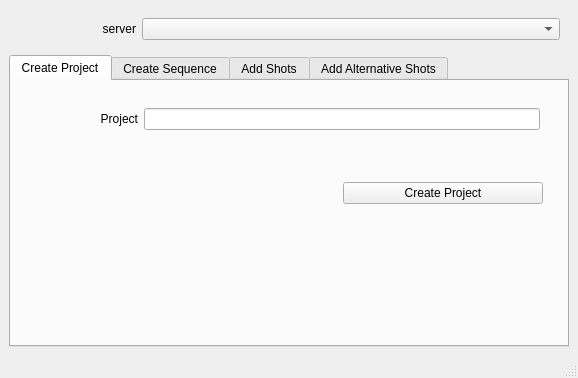
<?xml version="1.0" encoding="UTF-8"?>
<ui version="4.0">
 <class>MainWindow</class>
 <widget class="QMainWindow" name="MainWindow">
  <property name="windowModality">
   <enum>Qt::WindowModal</enum>
  </property>
  <property name="geometry">
   <rect>
    <x>0</x>
    <y>0</y>
    <width>578</width>
    <height>378</height>
   </rect>
  </property>
  <property name="sizePolicy">
   <sizepolicy hsizetype="Preferred" vsizetype="Preferred">
    <horstretch>1</horstretch>
    <verstretch>1</verstretch>
   </sizepolicy>
  </property>
  <property name="windowTitle">
   <string>Project Manager</string>
  </property>
  <widget class="QWidget" name="centralwidget">
   <property name="sizePolicy">
    <sizepolicy hsizetype="Preferred" vsizetype="Preferred">
     <horstretch>1</horstretch>
     <verstretch>1</verstretch>
    </sizepolicy>
   </property>
   <layout class="QVBoxLayout" name="verticalLayout_5">
    <item>
     <widget class="QWidget" name="horizontalWidget" native="true">
      <property name="sizePolicy">
       <sizepolicy hsizetype="Preferred" vsizetype="Preferred">
        <horstretch>1</horstretch>
        <verstretch>0</verstretch>
       </sizepolicy>
      </property>
      <layout class="QHBoxLayout" name="horizontalLayout_13" stretch="0,1">
       <item>
        <widget class="QLabel" name="servers_label">
         <property name="minimumSize">
          <size>
           <width>118</width>
           <height>0</height>
          </size>
         </property>
         <property name="text">
          <string>server</string>
         </property>
         <property name="alignment">
          <set>Qt::AlignRight|Qt::AlignTrailing|Qt::AlignVCenter</set>
         </property>
        </widget>
       </item>
       <item>
        <widget class="QComboBox" name="servers_comboBox">
         <property name="sizePolicy">
          <sizepolicy hsizetype="Preferred" vsizetype="Fixed">
           <horstretch>1</horstretch>
           <verstretch>0</verstretch>
          </sizepolicy>
         </property>
        </widget>
       </item>
      </layout>
     </widget>
    </item>
    <item>
     <widget class="QTabWidget" name="tabWidget">
      <property name="enabled">
       <bool>true</bool>
      </property>
      <property name="sizePolicy">
       <sizepolicy hsizetype="Preferred" vsizetype="Preferred">
        <horstretch>1</horstretch>
        <verstretch>1</verstretch>
       </sizepolicy>
      </property>
      <property name="currentIndex">
       <number>0</number>
      </property>
      <widget class="QWidget" name="createProjectTab">
       <property name="sizePolicy">
        <sizepolicy hsizetype="Preferred" vsizetype="Preferred">
         <horstretch>1</horstretch>
         <verstretch>1</verstretch>
        </sizepolicy>
       </property>
       <attribute name="title">
        <string>Create Project</string>
       </attribute>
       <layout class="QHBoxLayout" name="horizontalLayout_2">
        <item>
         <widget class="QWidget" name="verticalWidget" native="true">
          <property name="sizePolicy">
           <sizepolicy hsizetype="Preferred" vsizetype="Preferred">
            <horstretch>1</horstretch>
            <verstretch>1</verstretch>
           </sizepolicy>
          </property>
          <property name="minimumSize">
           <size>
            <width>50</width>
            <height>0</height>
           </size>
          </property>
          <layout class="QVBoxLayout" name="verticalLayout" stretch="0,0,1">
           <property name="margin">
            <number>6</number>
           </property>
           <item>
            <widget class="QWidget" name="horizontalWidget" native="true">
             <layout class="QHBoxLayout" name="horizontalLayout">
              <property name="margin">
               <number>6</number>
              </property>
              <item>
               <widget class="QWidget" name="gridWidget" native="true">
                <property name="sizePolicy">
                 <sizepolicy hsizetype="Preferred" vsizetype="Preferred">
                  <horstretch>1</horstretch>
                  <verstretch>1</verstretch>
                 </sizepolicy>
                </property>
                <property name="minimumSize">
                 <size>
                  <width>100</width>
                  <height>0</height>
                 </size>
                </property>
                <layout class="QGridLayout" name="gridLayout" columnminimumwidth="100,0">
                 <property name="margin">
                  <number>6</number>
                 </property>
                 <item row="0" column="0">
                  <widget class="QLabel" name="project_label1">
                   <property name="minimumSize">
                    <size>
                     <width>100</width>
                     <height>0</height>
                    </size>
                   </property>
                   <property name="text">
                    <string>Project</string>
                   </property>
                   <property name="alignment">
                    <set>Qt::AlignRight|Qt::AlignTrailing|Qt::AlignVCenter</set>
                   </property>
                  </widget>
                 </item>
                 <item row="0" column="1">
                  <widget class="QLineEdit" name="project_lineEdit1"/>
                 </item>
                </layout>
               </widget>
              </item>
             </layout>
            </widget>
           </item>
           <item>
            <widget class="QWidget" name="horizontalWidget" native="true">
             <property name="sizePolicy">
              <sizepolicy hsizetype="Preferred" vsizetype="Preferred">
               <horstretch>1</horstretch>
               <verstretch>1</verstretch>
              </sizepolicy>
             </property>
             <property name="minimumSize">
              <size>
               <width>0</width>
               <height>0</height>
              </size>
             </property>
             <layout class="QHBoxLayout" name="horizontalLayout_6" stretch="1,0">
              <item>
               <spacer name="horizontalSpacer">
                <property name="orientation">
                 <enum>Qt::Horizontal</enum>
                </property>
                <property name="sizeHint" stdset="0">
                 <size>
                  <width>40</width>
                  <height>20</height>
                 </size>
                </property>
               </spacer>
              </item>
              <item>
               <widget class="QPushButton" name="createProject_pushButton">
                <property name="minimumSize">
                 <size>
                  <width>200</width>
                  <height>0</height>
                 </size>
                </property>
                <property name="text">
                 <string>Create Project</string>
                </property>
               </widget>
              </item>
             </layout>
            </widget>
           </item>
           <item>
            <spacer name="verticalSpacer_2">
             <property name="orientation">
              <enum>Qt::Vertical</enum>
             </property>
             <property name="sizeHint" stdset="0">
              <size>
               <width>20</width>
               <height>40</height>
              </size>
             </property>
            </spacer>
           </item>
          </layout>
         </widget>
        </item>
       </layout>
      </widget>
      <widget class="QWidget" name="createSequenceTab">
       <property name="sizePolicy">
        <sizepolicy hsizetype="Preferred" vsizetype="Preferred">
         <horstretch>1</horstretch>
         <verstretch>1</verstretch>
        </sizepolicy>
       </property>
       <attribute name="title">
        <string>Create Sequence</string>
       </attribute>
       <layout class="QHBoxLayout" name="horizontalLayout_5">
        <item>
         <widget class="QWidget" name="verticalWidget_2" native="true">
          <property name="sizePolicy">
           <sizepolicy hsizetype="Preferred" vsizetype="Preferred">
            <horstretch>1</horstretch>
            <verstretch>1</verstretch>
           </sizepolicy>
          </property>
          <layout class="QVBoxLayout" name="verticalLayout_3" stretch="0,0,1">
           <item>
            <widget class="QWidget" name="horizontalWidget_2" native="true">
             <property name="sizePolicy">
              <sizepolicy hsizetype="Preferred" vsizetype="Preferred">
               <horstretch>1</horstretch>
               <verstretch>1</verstretch>
              </sizepolicy>
             </property>
             <layout class="QHBoxLayout" name="horizontalLayout_4">
              <item>
               <widget class="QWidget" name="gridWidget_2" native="true">
                <property name="sizePolicy">
                 <sizepolicy hsizetype="Preferred" vsizetype="Preferred">
                  <horstretch>1</horstretch>
                  <verstretch>1</verstretch>
                 </sizepolicy>
                </property>
                <layout class="QGridLayout" name="gridLayout_3" columnstretch="0,1" columnminimumwidth="100,0">
                 <item row="0" column="0">
                  <widget class="QLabel" name="project_label2">
                   <property name="text">
                    <string>Project</string>
                   </property>
                   <property name="alignment">
                    <set>Qt::AlignRight|Qt::AlignTrailing|Qt::AlignVCenter</set>
                   </property>
                  </widget>
                 </item>
                 <item row="0" column="1">
                  <widget class="QComboBox" name="project_comboBox2"/>
                 </item>
                 <item row="1" column="0">
                  <widget class="QLabel" name="sequence_label2">
                   <property name="text">
                    <string>Sequence</string>
                   </property>
                   <property name="alignment">
                    <set>Qt::AlignRight|Qt::AlignTrailing|Qt::AlignVCenter</set>
                   </property>
                  </widget>
                 </item>
                 <item row="1" column="1">
                  <widget class="QLineEdit" name="sequence_lineEdit2"/>
                 </item>
                 <item row="2" column="0">
                  <widget class="QLabel" name="shotRange_label2">
                   <property name="text">
                    <string>Shot Range</string>
                   </property>
                   <property name="alignment">
                    <set>Qt::AlignRight|Qt::AlignTrailing|Qt::AlignVCenter</set>
                   </property>
                  </widget>
                 </item>
                 <item row="2" column="1">
                  <widget class="QLineEdit" name="shotRange_lineEdit2"/>
                 </item>
                </layout>
               </widget>
              </item>
             </layout>
            </widget>
           </item>
           <item>
            <widget class="QWidget" name="horizontalWidget" native="true">
             <property name="sizePolicy">
              <sizepolicy hsizetype="Preferred" vsizetype="Preferred">
               <horstretch>1</horstretch>
               <verstretch>1</verstretch>
              </sizepolicy>
             </property>
             <layout class="QHBoxLayout" name="horizontalLayout_7" stretch="1,0">
              <item>
               <spacer name="horizontalSpacer_2">
                <property name="orientation">
                 <enum>Qt::Horizontal</enum>
                </property>
                <property name="sizeHint" stdset="0">
                 <size>
                  <width>40</width>
                  <height>20</height>
                 </size>
                </property>
               </spacer>
              </item>
              <item>
               <widget class="QPushButton" name="createSequence_pushButton">
                <property name="minimumSize">
                 <size>
                  <width>200</width>
                  <height>0</height>
                 </size>
                </property>
                <property name="text">
                 <string>Create Sequence</string>
                </property>
               </widget>
              </item>
             </layout>
            </widget>
           </item>
           <item>
            <spacer name="verticalSpacer_4">
             <property name="orientation">
              <enum>Qt::Vertical</enum>
             </property>
             <property name="sizeHint" stdset="0">
              <size>
               <width>20</width>
               <height>40</height>
              </size>
             </property>
            </spacer>
           </item>
          </layout>
         </widget>
        </item>
       </layout>
      </widget>
      <widget class="QWidget" name="addShotsTab">
       <property name="sizePolicy">
        <sizepolicy hsizetype="Preferred" vsizetype="Preferred">
         <horstretch>1</horstretch>
         <verstretch>1</verstretch>
        </sizepolicy>
       </property>
       <attribute name="title">
        <string>Add Shots</string>
       </attribute>
       <layout class="QHBoxLayout" name="horizontalLayout_3">
        <item>
         <widget class="QWidget" name="verticalWidget_3" native="true">
          <property name="sizePolicy">
           <sizepolicy hsizetype="Preferred" vsizetype="Preferred">
            <horstretch>1</horstretch>
            <verstretch>1</verstretch>
           </sizepolicy>
          </property>
          <layout class="QVBoxLayout" name="verticalLayout_4" stretch="0,0,1">
           <item>
            <widget class="QWidget" name="horizontalWidget_4" native="true">
             <property name="sizePolicy">
              <sizepolicy hsizetype="Preferred" vsizetype="Preferred">
               <horstretch>1</horstretch>
               <verstretch>1</verstretch>
              </sizepolicy>
             </property>
             <layout class="QHBoxLayout" name="horizontalLayout_8">
              <item>
               <widget class="QWidget" name="gridWidget_3" native="true">
                <property name="sizePolicy">
                 <sizepolicy hsizetype="Preferred" vsizetype="Preferred">
                  <horstretch>1</horstretch>
                  <verstretch>1</verstretch>
                 </sizepolicy>
                </property>
                <layout class="QGridLayout" name="gridLayout_4" columnstretch="0,1" columnminimumwidth="100,0">
                 <item row="0" column="0">
                  <widget class="QLabel" name="project_label3">
                   <property name="text">
                    <string>Project</string>
                   </property>
                   <property name="alignment">
                    <set>Qt::AlignRight|Qt::AlignTrailing|Qt::AlignVCenter</set>
                   </property>
                  </widget>
                 </item>
                 <item row="0" column="1">
                  <widget class="QComboBox" name="project_comboBox3"/>
                 </item>
                 <item row="1" column="0">
                  <widget class="QLabel" name="sequence_label3">
                   <property name="text">
                    <string>Sequence</string>
                   </property>
                   <property name="alignment">
                    <set>Qt::AlignRight|Qt::AlignTrailing|Qt::AlignVCenter</set>
                   </property>
                  </widget>
                 </item>
                 <item row="2" column="0">
                  <widget class="QLabel" name="shotRange_label3">
                   <property name="text">
                    <string>Shot Range</string>
                   </property>
                   <property name="alignment">
                    <set>Qt::AlignRight|Qt::AlignTrailing|Qt::AlignVCenter</set>
                   </property>
                  </widget>
                 </item>
                 <item row="2" column="1">
                  <widget class="QLineEdit" name="shotRange_lineEdit3"/>
                 </item>
                 <item row="1" column="1">
                  <widget class="QComboBox" name="sequence_comboBox3"/>
                 </item>
                </layout>
               </widget>
              </item>
             </layout>
            </widget>
           </item>
           <item>
            <widget class="QWidget" name="horizontalWidget_3" native="true">
             <property name="sizePolicy">
              <sizepolicy hsizetype="Preferred" vsizetype="Preferred">
               <horstretch>1</horstretch>
               <verstretch>1</verstretch>
              </sizepolicy>
             </property>
             <property name="minimumSize">
              <size>
               <width>0</width>
               <height>0</height>
              </size>
             </property>
             <layout class="QHBoxLayout" name="horizontalLayout_9" stretch="1,0">
              <item>
               <spacer name="horizontalSpacer_3">
                <property name="orientation">
                 <enum>Qt::Horizontal</enum>
                </property>
                <property name="sizeHint" stdset="0">
                 <size>
                  <width>40</width>
                  <height>20</height>
                 </size>
                </property>
               </spacer>
              </item>
              <item>
               <widget class="QPushButton" name="addShots_pushButton">
                <property name="minimumSize">
                 <size>
                  <width>200</width>
                  <height>0</height>
                 </size>
                </property>
                <property name="text">
                 <string>Add Shots</string>
                </property>
               </widget>
              </item>
             </layout>
            </widget>
           </item>
           <item>
            <spacer name="verticalSpacer_5">
             <property name="orientation">
              <enum>Qt::Vertical</enum>
             </property>
             <property name="sizeHint" stdset="0">
              <size>
               <width>20</width>
               <height>40</height>
              </size>
             </property>
            </spacer>
           </item>
          </layout>
         </widget>
        </item>
       </layout>
      </widget>
      <widget class="QWidget" name="addAlternativeShotsTab">
       <property name="enabled">
        <bool>false</bool>
       </property>
       <property name="sizePolicy">
        <sizepolicy hsizetype="Preferred" vsizetype="Preferred">
         <horstretch>1</horstretch>
         <verstretch>1</verstretch>
        </sizepolicy>
       </property>
       <attribute name="title">
        <string>Add Alternative Shots</string>
       </attribute>
       <layout class="QHBoxLayout" name="horizontalLayout_12">
        <item>
         <widget class="QWidget" name="verticalWidget_4" native="true">
          <property name="sizePolicy">
           <sizepolicy hsizetype="Preferred" vsizetype="Preferred">
            <horstretch>1</horstretch>
            <verstretch>1</verstretch>
           </sizepolicy>
          </property>
          <layout class="QVBoxLayout" name="verticalLayout_6" stretch="0,0,1">
           <item>
            <widget class="QWidget" name="horizontalWidget_6" native="true">
             <property name="sizePolicy">
              <sizepolicy hsizetype="Preferred" vsizetype="Preferred">
               <horstretch>1</horstretch>
               <verstretch>1</verstretch>
              </sizepolicy>
             </property>
             <layout class="QHBoxLayout" name="horizontalLayout_10">
              <item>
               <widget class="QWidget" name="gridWidget_4" native="true">
                <property name="sizePolicy">
                 <sizepolicy hsizetype="Preferred" vsizetype="Preferred">
                  <horstretch>1</horstretch>
                  <verstretch>1</verstretch>
                 </sizepolicy>
                </property>
                <layout class="QGridLayout" name="gridLayout_5" columnstretch="0,1" columnminimumwidth="100,0">
                 <item row="0" column="0">
                  <widget class="QLabel" name="project_label4">
                   <property name="text">
                    <string>Project</string>
                   </property>
                   <property name="alignment">
                    <set>Qt::AlignRight|Qt::AlignTrailing|Qt::AlignVCenter</set>
                   </property>
                  </widget>
                 </item>
                 <item row="0" column="1">
                  <widget class="QComboBox" name="project_comboBox4"/>
                 </item>
                 <item row="1" column="0">
                  <widget class="QLabel" name="sequence_label4">
                   <property name="text">
                    <string>Sequence</string>
                   </property>
                   <property name="alignment">
                    <set>Qt::AlignRight|Qt::AlignTrailing|Qt::AlignVCenter</set>
                   </property>
                  </widget>
                 </item>
                 <item row="2" column="0">
                  <widget class="QLabel" name="shotNumber_label4">
                   <property name="text">
                    <string>Shot Number</string>
                   </property>
                   <property name="alignment">
                    <set>Qt::AlignRight|Qt::AlignTrailing|Qt::AlignVCenter</set>
                   </property>
                  </widget>
                 </item>
                 <item row="1" column="1">
                  <widget class="QComboBox" name="sequence_comboBox4"/>
                 </item>
                 <item row="2" column="1">
                  <widget class="QComboBox" name="shotNumber_comboBox4"/>
                 </item>
                </layout>
               </widget>
              </item>
             </layout>
            </widget>
           </item>
           <item>
            <widget class="QWidget" name="horizontalWidget_5" native="true">
             <property name="minimumSize">
              <size>
               <width>0</width>
               <height>50</height>
              </size>
             </property>
             <layout class="QHBoxLayout" name="horizontalLayout_11" stretch="1,0">
              <item>
               <spacer name="horizontalSpacer_4">
                <property name="orientation">
                 <enum>Qt::Horizontal</enum>
                </property>
                <property name="sizeHint" stdset="0">
                 <size>
                  <width>40</width>
                  <height>20</height>
                 </size>
                </property>
               </spacer>
              </item>
              <item>
               <widget class="QPushButton" name="addAlternativeShot_pushButton">
                <property name="minimumSize">
                 <size>
                  <width>200</width>
                  <height>0</height>
                 </size>
                </property>
                <property name="text">
                 <string>Add Alternative Shot</string>
                </property>
               </widget>
              </item>
             </layout>
            </widget>
           </item>
           <item>
            <spacer name="verticalSpacer_6">
             <property name="orientation">
              <enum>Qt::Vertical</enum>
             </property>
             <property name="sizeHint" stdset="0">
              <size>
               <width>20</width>
               <height>40</height>
              </size>
             </property>
            </spacer>
           </item>
          </layout>
         </widget>
        </item>
       </layout>
      </widget>
     </widget>
    </item>
   </layout>
  </widget>
  <widget class="QMenuBar" name="menubar">
   <property name="geometry">
    <rect>
     <x>0</x>
     <y>0</y>
     <width>578</width>
     <height>23</height>
    </rect>
   </property>
  </widget>
  <widget class="QStatusBar" name="statusbar"/>
 </widget>
 <tabstops>
  <tabstop>servers_comboBox</tabstop>
  <tabstop>tabWidget</tabstop>
  <tabstop>project_lineEdit1</tabstop>
  <tabstop>createProject_pushButton</tabstop>
  <tabstop>project_comboBox2</tabstop>
  <tabstop>sequence_lineEdit2</tabstop>
  <tabstop>shotRange_lineEdit2</tabstop>
  <tabstop>createSequence_pushButton</tabstop>
  <tabstop>project_comboBox3</tabstop>
  <tabstop>sequence_comboBox3</tabstop>
  <tabstop>shotRange_lineEdit3</tabstop>
  <tabstop>addShots_pushButton</tabstop>
  <tabstop>project_comboBox4</tabstop>
  <tabstop>sequence_comboBox4</tabstop>
  <tabstop>shotNumber_comboBox4</tabstop>
  <tabstop>addAlternativeShot_pushButton</tabstop>
 </tabstops>
 <resources/>
 <connections/>
</ui>
